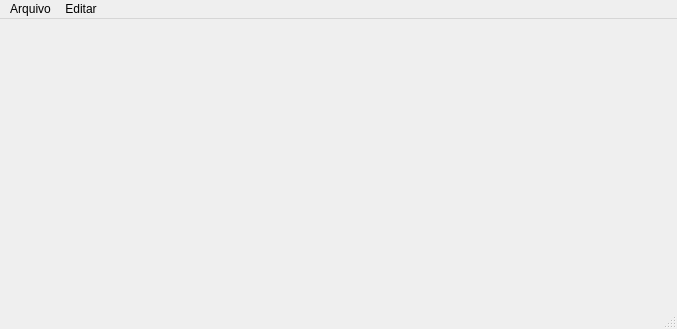
<?xml version="1.0" encoding="UTF-8"?>
<ui version="4.0">
 <class>MainWindow</class>
 <widget class="QMainWindow" name="MainWindow">
  <property name="geometry">
   <rect>
    <x>0</x>
    <y>0</y>
    <width>677</width>
    <height>329</height>
   </rect>
  </property>
  <property name="windowTitle">
   <string>MainWindow</string>
  </property>
  <widget class="QWidget" name="centralwidget"/>
  <widget class="QMenuBar" name="menubar">
   <property name="geometry">
    <rect>
     <x>0</x>
     <y>0</y>
     <width>677</width>
     <height>23</height>
    </rect>
   </property>
   <widget class="QMenu" name="menuArquivo">
    <property name="title">
     <string>Arquivo</string>
    </property>
    <addaction name="actionNovo"/>
    <addaction name="actionSalvar"/>
    <addaction name="actionEditar"/>
    <addaction name="actionExcluir"/>
    <addaction name="separator"/>
    <addaction name="actionSair"/>
   </widget>
   <widget class="QMenu" name="menuEditar">
    <property name="title">
     <string>Editar</string>
    </property>
    <addaction name="actionPesquisar"/>
   </widget>
   <addaction name="menuArquivo"/>
   <addaction name="menuEditar"/>
  </widget>
  <widget class="QStatusBar" name="statusbar"/>
  <action name="actionNovo">
   <property name="text">
    <string>Novo</string>
   </property>
  </action>
  <action name="actionSalvar">
   <property name="text">
    <string>Salvar</string>
   </property>
  </action>
  <action name="actionEditar">
   <property name="text">
    <string>Editar</string>
   </property>
  </action>
  <action name="actionExcluir">
   <property name="text">
    <string>Excluir</string>
   </property>
  </action>
  <action name="actionSair">
   <property name="text">
    <string>Sair</string>
   </property>
  </action>
  <action name="actionPesquisar">
   <property name="text">
    <string>Pesquisar</string>
   </property>
  </action>
 </widget>
 <resources/>
 <connections/>
</ui>
